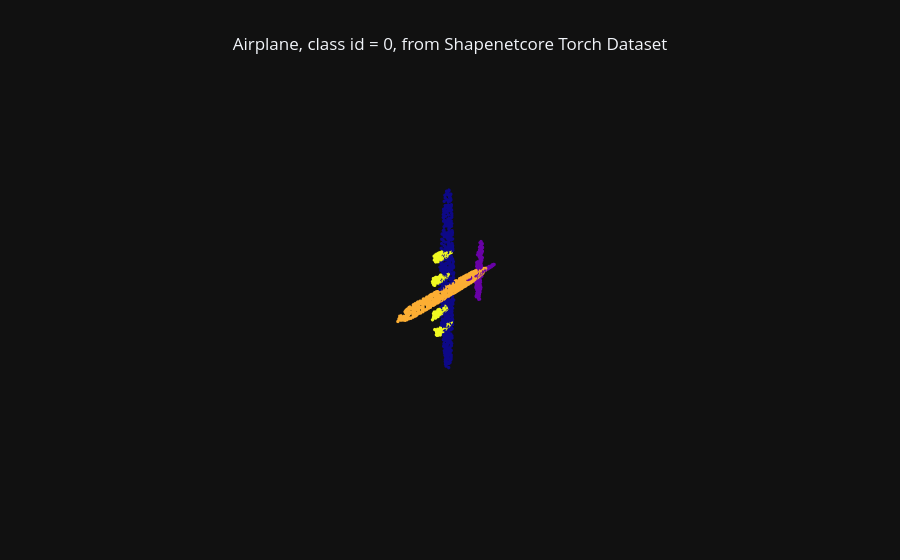

The cell this chart's notebook holds for it:
### Code cell
pc_plots = plot_pc_data3d(x=points[:,0], y=points[:,1], z=points[:,2], apply_color_gradient=False, color=PART_COLORS[seg_labels - 1], marker_size=2)
layout = dict(template="plotly_dark", title=f"{data_dict['class_name']}, class id = {data_dict['class_id']}, from Shapenetcore Torch Dataset", scene=PCD_SCENE, title_x=0.5)
fig = go.Figure(data=pc_plots, layout=layout)   
fig.show()

### Figure 1 — Plotly figure (JSON) as saved in the notebook; plotly's stock layout.template omitted (floating-point values rounded to 4 significant figures; data arrays with more than 128 entries replaced by an {"elided": "..."} marker saying what was removed)
{"data": [{"hoverinfo": "skip", "marker": {"color": {"elided": "2500 int values"}, "opacity": 1, "size": 2}, "mode": "markers", "showlegend": false, "type": "scatter3d", "x": {"elided": "2500 float values"}, "y": {"elided": "2500 float values"}, "z": {"elided": "2500 float values"}}], "layout": {"scene": {"aspectmode": "data", "xaxis": {"visible": false}, "yaxis": {"visible": false}, "zaxis": {"visible": false}}, "title": {"text": "Airplane, class id = 0, from Shapenetcore Torch Dataset", "x": 0.5}}}
